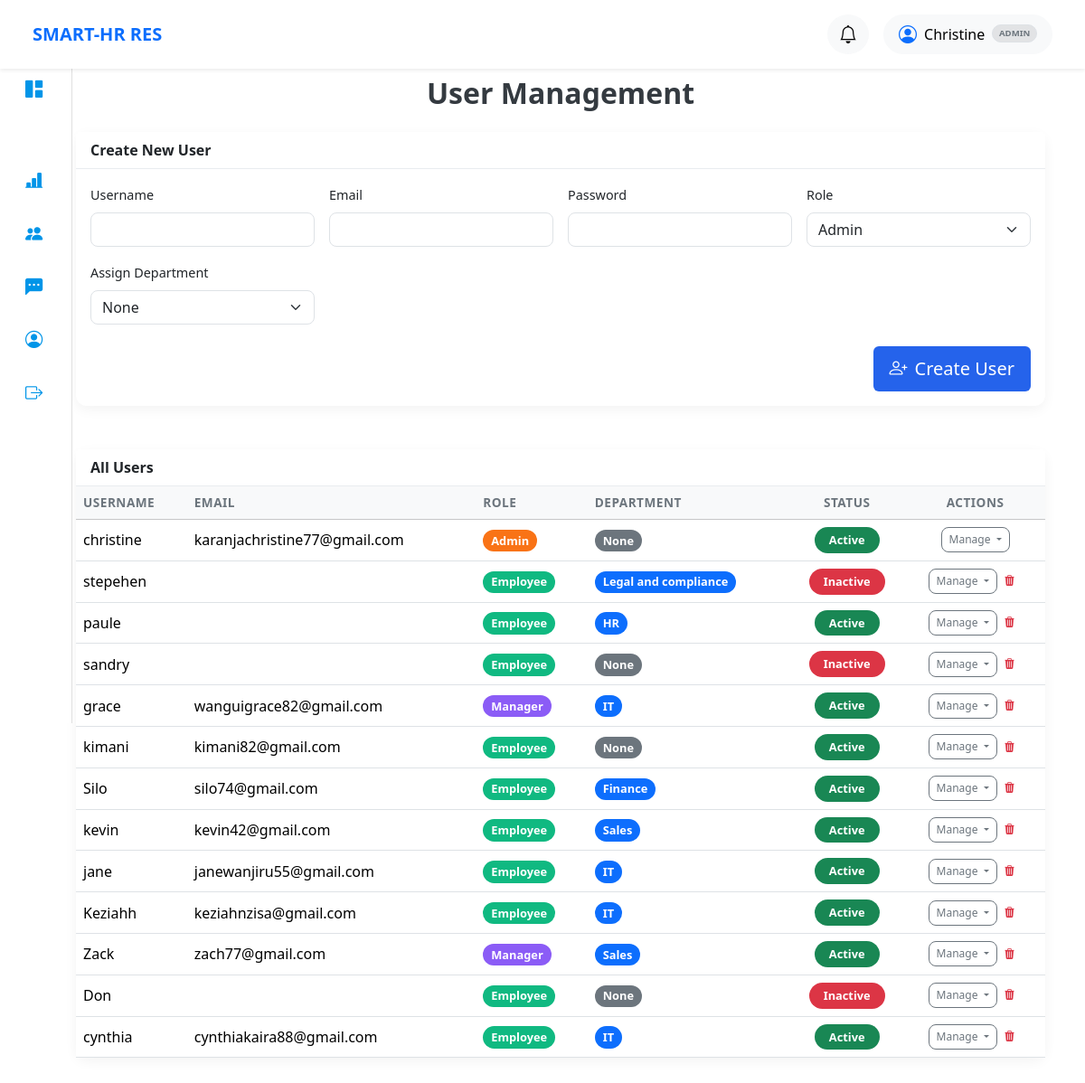
Screenshot of /user-management/ (signed in) with the database file from the repository.
### core/models.py (models this page shows, shortened)
class CustomUser(AbstractUser):
    ROLE_CHOICES = (
        ('admin', 'HR / Admin'),
        ('manager', 'Department Manager'),
        ('employee', 'Employee'),
    )
    role = models.CharField(
        max_length=10,
        choices=ROLE_CHOICES,
        default='employee'
    )

class Employee(models.Model):
    user = models.OneToOneField(
        settings.AUTH_USER_MODEL,
        on_delete=models.CASCADE,
        related_name='employee'
    )
    department = models.ForeignKey(
        Department,
        on_delete=models.SET_NULL,
        null=True,
        blank=True,
        related_name='employees'
    )
    position = models.CharField(max_length=200)

class Department(models.Model):
    name = models.CharField(max_length=100)
    description = models.TextField(blank=True, null=True)
    code = models.CharField(max_length=10, blank=True, null=True)
    manager = models.ForeignKey(
        CustomUser,
        on_delete=models.SET_NULL,
        null=True,
        blank=True,
        limit_choices_to={'role': 'employee'},
        related_name='managed_departments'
    )
    location = models.CharField(max_length=50, blank=True, null=True)
    is_active = models.BooleanField(default=True)
    created_at = models.DateTimeField(auto_now_add=True)
    updated_at = models.DateTimeField(auto_now=True)

### core/views.py (the view, shortened to what this page needs)
# urls.py: path('user-management/', views.user_management, name='user_management'),
@role_required(['admin', 'hr'])
def user_management(request):
    users = CustomUser.objects.all()
    departments = Department.objects.all()
    return render(request, 'core/user_management.html', {'users': users, 'departments': departments})

### core/templates/core/user_management.html (shortened to what this page needs)
{% extends 'base.html' %}
{% load static %}
{% block content %}
<div class="container py-5">
    <h2 class="mb-4 text-center fw-bold">User Management</h2>
    <div class="card card-custom mb-5">
        <div class="card-header fw-bold">Create New User</div>
        <div class="card-body">
            <form method="POST" action="{% url 'user_management' %}">
                <div class="row g-3">
                    <div class="col-md-3">
                        <label for="username" class="form-label">Username</label>
                        <input type="text" id="username" name="username" class="form-control" required>
                    </div>
                    <div class="col-md-3">
                        <label for="email" class="form-label">Email</label>
                        <input type="email" id="email" name="email" class="form-control" required>
                    </div>
                    <div class="col-md-3">
                        <label for="password" class="form-label">Password</label>
                        <input type="password" id="password" name="password" class="form-control" required>
                    </div>
                    <div class="col-md-3">
                        <label for="role" class="form-label">Role</label>
                        <select id="role" name="role" class="form-select" required>
                            <option value="admin" class="role-badge-admin">Admin</option>
                        </select>
                    </div>
                    <div class="col-md-3 mt-3">
                        <label for="department" class="form-label">Assign Department</label>
                        <select id="department" name="department" class="form-select">
                            <option value="" selected>None</option>
                        </select>
                    </div>
                </div>
                <div class="mt-4 text-end">
                    <button type="submit" class="btn btn-primary btn-lg">
                        <i class="bi bi-person-plus me-2"></i>Create User
                    </button>
                </div>
            </form>
        </div>
    </div>
    <div class="card card-custom">
        <div class="card-header fw-bold">All Users</div>
        <div class="card-body p-0">
            <div class="table-responsive">
                <table class="table table-hover align-middle mb-0">
                    <thead class="table-light">
                        <tr>
                            <th>Username</th>
                            <th>Email</th>
                            <th>Role</th>
                            <th>Department</th>
                            <th class="text-center">Status</th>
                            <th class="text-center">Actions</th>
                        </tr>
                    </thead>
                    <tbody>
{% for user in users %}
<tr>
    <td>{{ user.username }}</td>
    <td>{{ user.email }}</td>
    <td>
        <span class="badge role-badge-{{ user.role|lower }}" >
            {{ user.role|capfirst }}
        </span>
    </td>
   <td>
    {% if user.employee and user.employee.department %}
        <span class="badge bg-primary dept-badge-{{ user.employee.department.id }}">
            {{ user.employee.department.name }}
        </span>
    {% else %}
        <span class="badge bg-secondary">None</span>
    {% endif %}
</td>
    <td class="text-center">
        {% if user.is_active %}
            <span class="badge bg-success py-2 px-3">Active</span>
        {% else %}
            <span class="badge bg-danger py-2 px-3">Inactive</span>
        {% endif %}
    </td>
    <td>
        <div class="d-flex justify-content-center">
            <div class="dropdown">
                <button class="btn btn-sm btn-outline-secondary dropdown-toggle" type="button" data-bs-toggle="dropdown">
                    Manage
                </button>
            </div>
            {% if user != request.user %} <form method="POST" action="{% url 'user_management' %}" onsubmit="return confirm('Are you sure you want to permanently delete this user? This cannot be undone.');">
            <button type="submit" class="btn btn-sm btn-outline-danger border-0">
                <i class="bi bi-trash3-fill"></i>
            </button>
        </form>
        {% endif %}
        </div>
    </td>
</tr>
{% endfor %}
</tbody>
                </table>
            </div>
        </div>
    </div>
</div>
{% endblock %}

### templates/navbar/admin_employee.html (shortened to what this page needs)
{% load static %}
<nav class="navbar navbar-expand-lg navbar-light bg-white shadow-sm px-4 py-3 fixed-top">
    <div class="container-fluid">
        <div class="d-flex align-items-center">
            <span class="navbar-brand fw-bold text-primary me-4">SMART-HR RES</span>
        </div>
        <div class="d-flex align-items-center gap-3 ms-auto">
            <div class="dropdown">
                <button class="btn btn-light rounded-circle position-relative" data-bs-toggle="dropdown">
                    <i class="bi bi-bell fs-5"></i>
                </button>
            </div>
            <div class="dropdown">
                <button class="btn btn-light rounded-pill px-3 d-flex align-items-center" data-bs-toggle="dropdown">
                    <i class="bi bi-person-circle me-2 fs-5 text-primary"></i>
                    <span class="fw-medium">{{ user.first_name }}</span>
                    <span class="badge bg-secondary-subtle text-secondary ms-2 text-uppercase small border" style="font-size: 0.6rem;">
                        {{ user.role }}
                    </span>
                </button>
            </div>
        </div>
    </div>
</nav>

### static/css/custom.css (style rules this page uses)
.card { border: none; border-radius: 12px; box-shadow: 0 4px 14px rgba(0,0,0,0.05); }
.card-header { background-color: #ffffff; border-bottom: 1px solid #e9ecef; font-weight: 600; font-size: 1rem; }
.form-label { font-weight: 500; font-size: 0.9rem; }
.form-control, .form-select { border-radius: 8px; }
.table { margin-bottom: 0; }
.table thead th { font-size: 0.85rem; text-transform: uppercase; letter-spacing: 0.5px; color: #6c757d; }
.badge { font-size: 0.75rem; padding: 6px 10px; border-radius: 50px; }
.dropdown-toggle { border-radius: 8px; font-size: 0.85rem; }
.btn-primary { border-radius: 8px; font-weight: 500; }
h2 { color: #343a40; }
.role-badge-admin { background-color: #f97316 !important; color: white; }
.role-badge-employee { background-color: #10b981 !important; color: white; }
.role-badge-manager { background-color: #8b5cf6 !important; color: white; }
.badge { font-size: 0.8rem; padding: 0.45em 0.7em; }
.btn-sm { font-size: 0.75rem; padding: 0.25rem 0.5rem; }
.btn-primary { background: #2563eb; color: white; padding: 10px 18px; border-radius: 6px; border: none; cursor: pointer; }

### rows the page displays
CustomUser: first_name "Christine", role "ADMIN", username "christine", email "karanjachristine77@gmail.com", role "Admin", shows "None", is_active "Active"
CustomUser: username "stepehen", role "Employee", employee.department.name "Legal and compliance", is_active "Inactive"
CustomUser: username "paule", role "Employee", employee.department.name "HR", is_active "Active"
CustomUser: username "sandry", role "Employee", shows "None", is_active "Inactive"
CustomUser: username "grace", email "wanguigrace82@gmail.com", role "Manager", employee.department.name "IT", is_active "Active"
CustomUser: username "kimani", email "kimani82@gmail.com", role "Employee", shows "None", is_active "Active"
CustomUser: username "Silo", email "silo74@gmail.com", role "Employee", employee.department.name "Finance", is_active "Active"
CustomUser: username "kevin", email "kevin42@gmail.com", role "Employee", employee.department.name "Sales", is_active "Active"
CustomUser: username "jane", email "janewanjiru55@gmail.com", role "Employee", employee.department.name "IT", is_active "Active"
CustomUser: username "Keziahh", email "keziahnzisa@gmail.com", role "Employee", employee.department.name "IT", is_active "Active"
CustomUser: username "Zack", email "zach77@gmail.com", role "Manager", employee.department.name "Sales", is_active "Active"
CustomUser: username "Don", role "Employee", shows "None", is_active "Inactive"
CustomUser: username "cynthia", email "cynthiakaira88@gmail.com", role "Employee", employee.department.name "IT", is_active "Active"
